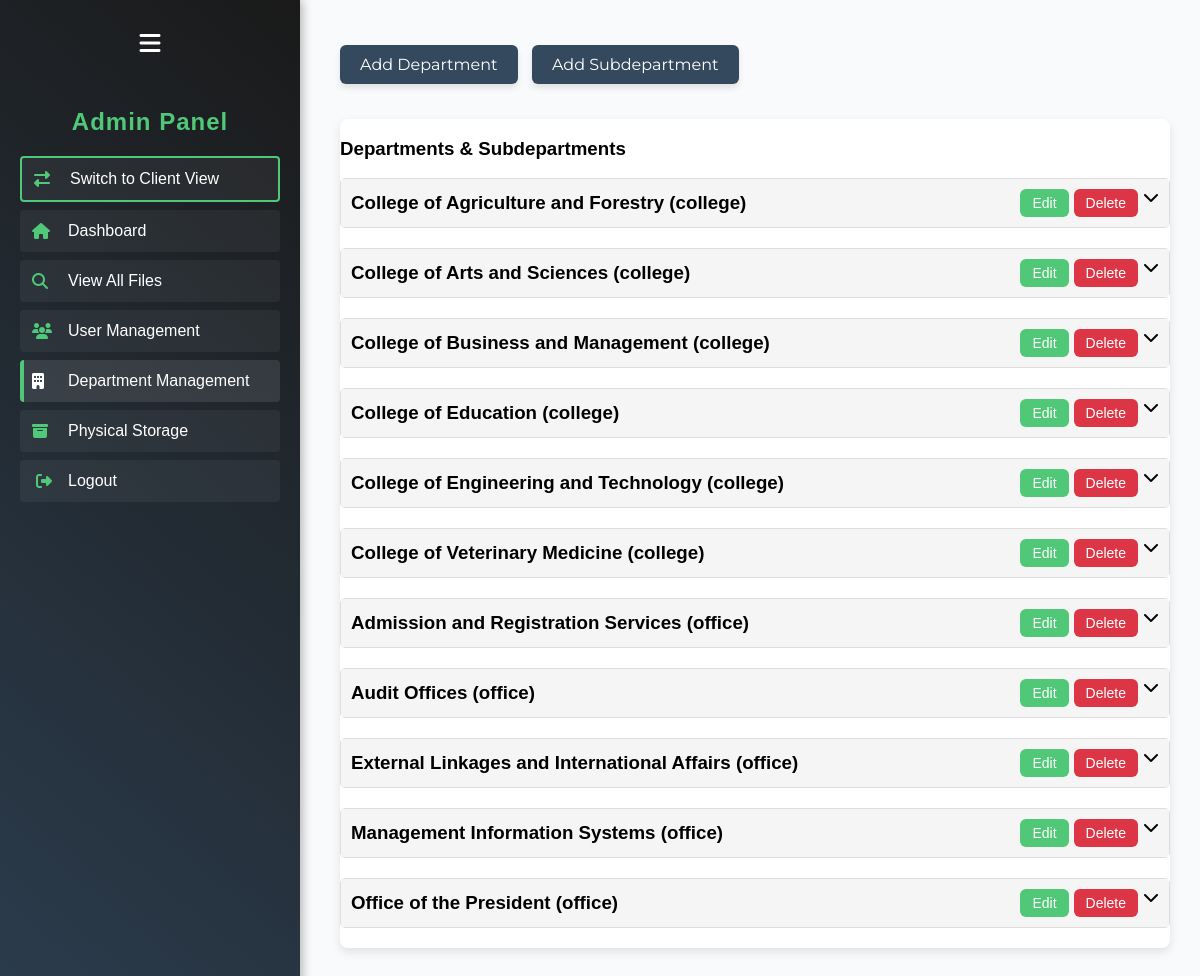
The app's page /department_management.php (signed in) with its own data.
### tables this page shows
CREATE TABLE `departments` (
  `id` int(11) NOT NULL AUTO_INCREMENT,
  `name` varchar(255) NOT NULL,
  `type` enum('college','office') NOT NULL,
  PRIMARY KEY (`id`),
  UNIQUE KEY `name_type` (`name`, `type`)
);

### department_management.php (the view, shortened to what this page needs)
<?php
require 'db_connection.php';
$departments = $pdo->query("SELECT * FROM departments ORDER BY type, name ASC")->fetchAll(PDO::FETCH_ASSOC);
?>
<!DOCTYPE html>
<html lang="en">
<head>
    <link rel="stylesheet" href="https://cdnjs.cloudflare.com/ajax/libs/font-awesome/6.4.2/css/all.min.css">
    <link rel="stylesheet" href="styles.css">
    <link rel="stylesheet" href="admin-sidebar.css">
    <link rel="stylesheet" href="admin-interface.css">
</head>
<body>
    <div class="sidebar">
        <button class="toggle-btn" title="Toggle Sidebar"><i class="fas fa-bars"></i></button>
        <h2 class="sidebar-title">Admin Panel</h2>
        <a href="index.php" class="client-btn"><i class="fas fa-exchange-alt"></i><span class="link-text">Switch to Client View</span></a>
        <a href="admin_dashboard.php"><i class="fas fa-home"></i><span class="link-text">Dashboard</span></a>
        <a href="admin_search.php"><i class="fas fa-search"></i><span class="link-text">View All Files</span></a>
        <a href="user_management.php"><i class="fas fa-users"></i><span class="link-text">User Management</span></a>
        <a href="department_management.php" class="active"><i class="fas fa-building"></i><span class="link-text">Department Management</span></a>
        <a href="physical_storage_management.php"><i class="fas fa-archive"></i><span class="link-text">Physical Storage</span></a>
        <a href="logout.php" class="logout-btn"><i class="fas fa-sign-out-alt"></i><span class="link-text">Logout</span></a>
    </div>
    <div class="main-content sidebar-expanded">
        <button id="open-dept-modal-btn" class="open-modal-btn">Add Department</button>
        <button id="open-subdept-modal-btn" class="open-modal-btn">Add Subdepartment</button>
        <div class="table-container">
            <h3>Departments & Subdepartments</h3>
            <?php foreach ($departments as $dept): ?>
                <div class="dept-section">
                    <div class="dept-header">
                        <h3><?= htmlspecialchars($dept['name']) ?> (<?= htmlspecialchars($dept['type']) ?>)</h3>
                        <div class="action-buttons">
                            <a href="department_management.php?edit_dept=<?= $dept['id'] ?>"><button class="edit-btn">Edit</button></a>
                            <a href="department_management.php?delete_dept=<?= $dept['id'] ?>" onclick="return confirm('Are you sure you want to delete this department and its subdepartments?');"><button class="delete-btn">Delete</button></a>
                            <i class="fas fa-chevron-down toggle-subdept"></i>
                        </div>
                    </div>
                </div>
            <?php endforeach; ?>
        </div>
    </div>
</body>
</html>

### styles.css (style rules this page uses)
body { font-family: 'Montserrat', Arial, sans-serif; background-color: #f4f7f9; margin: 0; padding: 0; display: flex; height: 100vh; overflow: hidden; }
.main-content { flex: 1; padding: 30px; padding-top: 100px; margin-left: 10px; margin-right: 10px; overflow-y: auto; }
body { font-family: 'Poppins', sans-serif; background-color: #f9fafb; margin: 0; padding: 0; }

### admin-sidebar.css (style rules this page uses)
.sidebar { width: 260px; background: linear-gradient(220deg, #1a1a1a, #2c3e50); height: 100vh; padding: 20px; color: #ffffff; display: flex; flex-direction: column; box-shadow: 2px 0 10px rgba(0, 0, 0, 0.3); transition: width 0.3s ease; }
.sidebar h2 { text-align: center; font-size: 24px; margin-bottom: 20px; color: #50c878; font-weight: 700; letter-spacing: 1px; }
.sidebar .toggle-btn { background-color: transparent; border: none; color: #ffffff; cursor: pointer; font-size: 24px; margin-bottom: 20px; transition: transform 0.2s ease, color 0.2s ease; }
.sidebar a { display: flex; align-items: center; padding: 12px; color: #ffffff; text-decoration: none; font-size: 16px; transition: all 0.3s ease; border-radius: 4px; margin-bottom: 8px; background: rgba(255, 255, 255, 0.05); position: relative; }
.sidebar a i { margin-right: 12px; width: 24px; color: #50c878; transition: color 0.3s ease; }
.sidebar a.active { background: rgba(255, 255, 255, 0.1); border-left: 4px solid #50c878; padding-left: 8px; }
.sidebar a.active i { color: #ffffff; }
.logout-btn { text-align: center; border-radius: 8px; padding: 12px; color: #ffffff; font-size: 16px; transition: background-color 0.3s ease, transform 0.2s ease; display: flex; align-items: center; justify-content: flex-start; }
.client-btn { display: flex; align-items: center; padding: 12px; color: #ffffff; background-color: rgba(80, 200, 120, 0.2); border: 2px solid #50c878; border-radius: 8px; cursor: pointer; font-size: 16px; transition: all 0.3s ease; margin-bottom: 10px; width: 100%; text-align: left; text-decoration: none; box-sizing: border-box; }
.client-btn i { margin-right: 12px; width: 24px; color: #50c878; transition: color 0.3s ease; }

### admin-interface.css (style rules this page uses)
body { display: flex; margin: 0; padding: 0; min-height: 100vh; overflow-x: hidden; }
.main-content { flex-grow: 1; transition: margin-left 0.3s ease; margin-top: 25px; padding-top: 0; }
.main-content.sidebar-expanded { margin-left: 20px; }
:root { --bg-color: #f5f6f7; --card-bg: #fff; --text-color: #1a1a2e; --accent-color: #fff; --highlight-color: #50c878; --border-color: #50c878; --hover-bg: #f5f6f7; }
button { padding: 10px 20px; background: #34495e; color: white; border: none; border-radius: 6px; font-size: 16px; cursor: pointer; transition: background 0.3s; }
.table-container { margin-top: 20px; background-color: #fff; border-radius: 8px; box-shadow: 0 4px 10px rgba(0, 0, 0, 0.1); overflow: hidden; }
.action-buttons { display: flex; gap: 8px; }
.action-buttons button { padding: 6px 12px; border: none; border-radius: 6px; font-size: 14px; cursor: pointer; transition: background-color 0.3s; }
.action-buttons .edit-btn { background-color: #50c878; color: white; }
.action-buttons .delete-btn { background-color: #dc3545; color: white; }
.open-modal-btn { background-color: #34495e; color: white; border: none; padding: 10px 20px; border-radius: 6px; font-size: 16px; font-family: 'Montserrat', sans-serif; cursor: pointer; transition: background-color 0.3s ease, transform 0.2s ease; box-shadow: 0 4px 6px rgba(0, 0, 0, 0.1); }

### department_management.php (style rules this page uses)
.main-content { padding: 20px; }
.table-container { margin-bottom: 30px; }
.dept-section { margin-bottom: 20px; border: 1px solid #ddd; border-radius: 5px; }
.dept-header { background: #f5f5f5; padding: 10px; cursor: pointer; display: flex; justify-content: space-between; align-items: center; }
.dept-header h3 { margin: 0; }
.action-buttons { display: flex; gap: 5px; }
.open-modal-btn { margin-right: 10px; margin-bottom: 15px; }

### records on screen
departments: name "College of Agriculture and Forestry", type "college"
departments: name "College of Arts and Sciences", type "college"
departments: name "College of Business and Management", type "college"
departments: name "College of Education", type "college"
departments: name "College of Engineering and Technology", type "college"
departments: name "College of Veterinary Medicine", type "college"
departments: name "Admission and Registration Services", type "office"
departments: name "Audit Offices", type "office"
departments: name "External Linkages and International Affairs", type "office"
departments: name "Management Information Systems", type "office"
departments: name "Office of the President", type "office"
